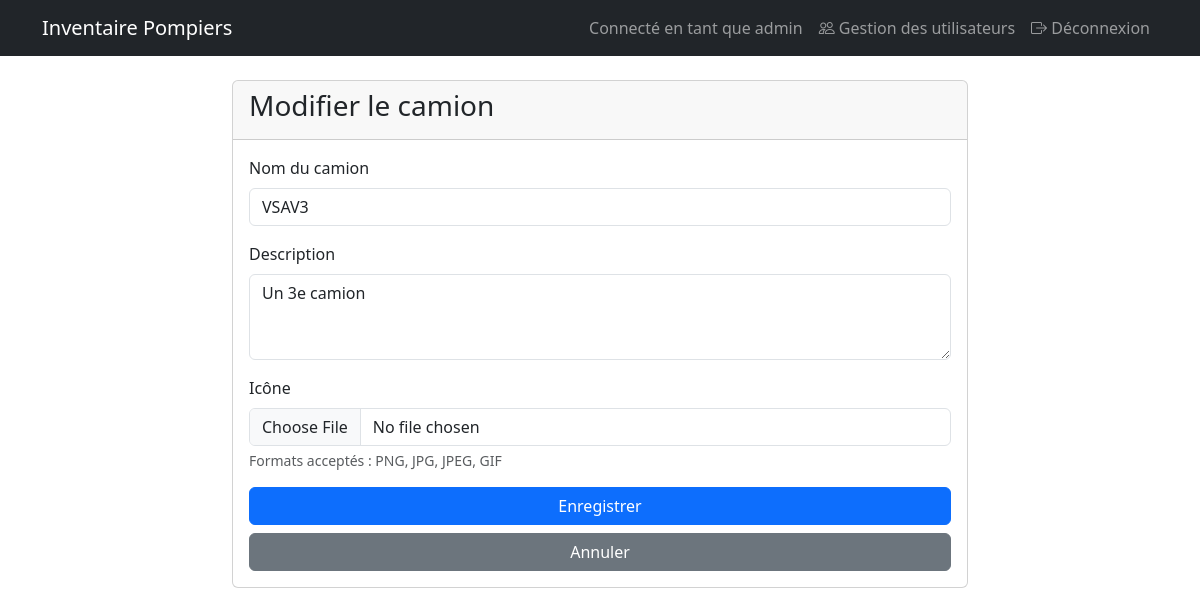
Screenshot of /modifier_camion/3 (signed in) with the database file from the repository.
### app.py (models this page shows, shortened)
class User(UserMixin, db.Model):
    id = db.Column(db.Integer, primary_key=True)
    username = db.Column(db.String(80), unique=True, nullable=False)
    password_hash = db.Column(db.String(120), nullable=False)
    is_admin = db.Column(db.Boolean, default=False)
    camions_access = db.relationship('UserCamionAccess', backref='user', lazy=True)

class Camion(db.Model):
    id = db.Column(db.Integer, primary_key=True)
    nom = db.Column(db.String(80), unique=True, nullable=False)
    description = db.Column(db.Text)
    icon_path = db.Column(db.String(255))
    materiels = db.relationship('Materiel', backref='camion', lazy=True)
    user_access = db.relationship('UserCamionAccess', backref='camion', lazy=True)

### app.py (the view, shortened to what this page needs)
@app.route('/modifier_camion/<int:camion_id>', methods=['GET', 'POST'])
@login_required
def modifier_camion(camion_id):
    if not current_user.is_admin:
        flash('Permission refusée')
        return redirect(url_for('liste_camions'))
    camion = Camion.query.get_or_404(camion_id)
    return render_template('modifier_camion.html', camion=camion)

### app.py (called while the page is built)
@login_manager.user_loader
def load_user(user_id):
    return User.query.get(int(user_id))

### templates/modifier_camion.html (shortened to what this page needs)
{% extends "base.html" %}
{% block content %}
<div class="row justify-content-center">
    <div class="col-md-8">
        <div class="card">
            <div class="card-header">
                <h3>Modifier le camion</h3>
            </div>
            <div class="card-body">
                <form method="POST" enctype="multipart/form-data">
                    <div class="mb-3">
                        <label for="nom" class="form-label">Nom du camion</label>
                        <input type="text" class="form-control" id="nom" name="nom" value="{{ camion.nom }}" required>
                    </div>
                    <div class="mb-3">
                        <label for="description" class="form-label">Description</label>
                        <textarea class="form-control" id="description" name="description" rows="3">{{ camion.description }}</textarea>
                    </div>
                    <div class="mb-3">
                        <label for="icon" class="form-label">Icône</label>
                        <input type="file" class="form-control" id="icon" name="icon" accept="image/*">
                        <div class="form-text">Formats acceptés : PNG, JPG, JPEG, GIF</div>
                    </div>
                    <div class="d-grid gap-2">
                        <button type="submit" class="btn btn-primary">Enregistrer</button>
                        <a href="{{ url_for('liste_camions') }}" class="btn btn-secondary">Annuler</a>
                    </div>
                </form>
            </div>
        </div>
    </div>
</div>
{% endblock %}

### templates/base.html (shortened to what this page needs)
<!DOCTYPE html>
<html lang="fr">
<head>
    <link href="https://cdn.jsdelivr.net/npm/bootstrap@5.3.0/dist/css/bootstrap.min.css" rel="stylesheet">
    <link href="https://cdn.jsdelivr.net/npm/bootstrap-icons@1.11.1/font/bootstrap-icons.css" rel="stylesheet">
    <link href="https://cdn.datatables.net/1.13.7/css/dataTables.bootstrap5.min.css" rel="stylesheet">
    <link href="https://cdn.datatables.net/buttons/2.4.2/css/buttons.bootstrap5.min.css" rel="stylesheet">
</head>
<body>
    <nav class="navbar navbar-expand-lg navbar-dark bg-dark">
        <div class="container">
            <a class="navbar-brand" href="{{ url_for('liste_camions') }}">Inventaire Pompiers</a>
            <div class="navbar-nav ms-auto">
                {% if current_user.is_authenticated %}
                    <span class="nav-item nav-link">Connecté en tant que {{ current_user.username }}</span>
                    {% if current_user.is_admin %}
                    <a class="nav-item nav-link" href="{{ url_for('gestion_utilisateurs') }}">
                        <i class="bi bi-people"></i> Gestion des utilisateurs
                    </a>
                    {% endif %}
                    <a class="nav-item nav-link" href="{{ url_for('logout') }}">
                        <i class="bi bi-box-arrow-right"></i> Déconnexion
                    </a>
                {% endif %}
            </div>
        </div>
    </nav>
    <div class="container mt-4">
        {% block content %}{% endblock %}
    </div>
</body>
</html>

### rows the page displays
User: username "admin"
Camion: nom "VSAV3", description "Un 3e camion"
